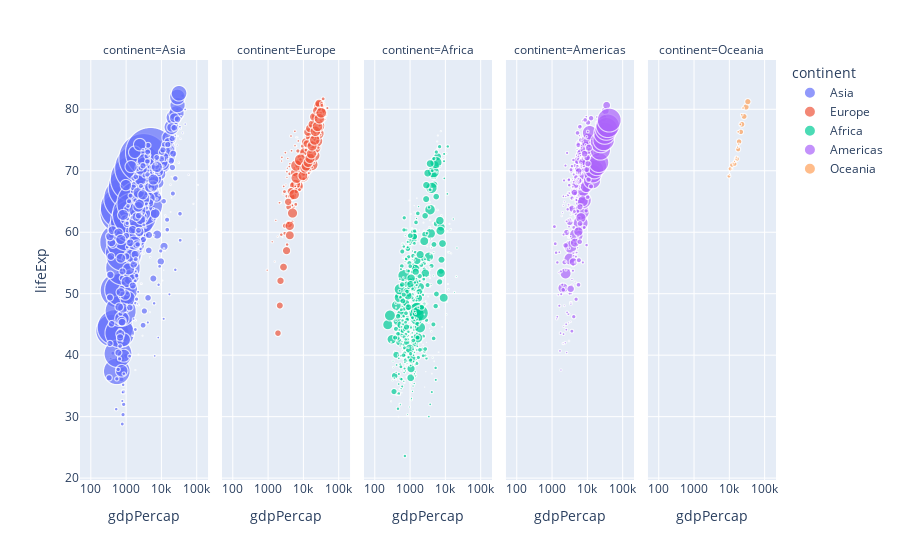

Source (notebook cell):
### Code cell
fig = px.scatter(gapminder_df, x="gdpPercap", y="lifeExp", hover_name="country", color="continent", size="pop", size_max=50, log_x=True, facet_col="continent")
fig.show()

### Figure 1 — Plotly figure (JSON) as saved in the notebook; plotly's stock layout.template omitted (floating-point values rounded to 4 significant figures; data arrays with more than 128 entries replaced by an {"elided": "..."} marker saying what was removed)
{"data": [{"hovertemplate": "<b>%{hovertext}</b><br><br>continent=Asia<br>gdpPercap=%{x}<br>lifeExp=%{y}<br>pop=%{marker.size}<extra></extra>", "hovertext": {"elided": "396 str values"}, "legendgroup": "Asia", "marker": {"color": "#636efa", "size": {"elided": "396 int values"}, "sizemode": "area", "sizeref": 527500.0, "symbol": "circle"}, "mode": "markers", "name": "Asia", "showlegend": true, "type": "scattergl", "x": {"elided": "396 float values"}, "xaxis": "x", "y": {"elided": "396 float values"}, "yaxis": "y"}, {"hovertemplate": "<b>%{hovertext}</b><br><br>continent=Europe<br>gdpPercap=%{x}<br>lifeExp=%{y}<br>pop=%{marker.size}<extra></extra>", "hovertext": {"elided": "360 str values"}, "legendgroup": "Europe", "marker": {"color": "#EF553B", "size": {"elided": "360 int values"}, "sizemode": "area", "sizeref": 527500.0, "symbol": "circle"}, "mode": "markers", "name": "Europe", "showlegend": true, "type": "scattergl", "x": {"elided": "360 float values"}, "xaxis": "x2", "y": {"elided": "360 float values"}, "yaxis": "y2"}, {"hovertemplate": "<b>%{hovertext}</b><br><br>continent=Africa<br>gdpPercap=%{x}<br>lifeExp=%{y}<br>pop=%{marker.size}<extra></extra>", "hovertext": {"elided": "624 str values"}, "legendgroup": "Africa", "marker": {"color": "#00cc96", "size": {"elided": "624 int values"}, "sizemode": "area", "sizeref": 527500.0, "symbol": "circle"}, "mode": "markers", "name": "Africa", "showlegend": true, "type": "scattergl", "x": {"elided": "624 float values"}, "xaxis": "x3", "y": {"elided": "624 float values"}, "yaxis": "y3"}, {"hovertemplate": "<b>%{hovertext}</b><br><br>continent=Americas<br>gdpPercap=%{x}<br>lifeExp=%{y}<br>pop=%{marker.size}<extra></extra>", "hovertext": {"elided": "300 str values"}, "legendgroup": "Americas", "marker": {"color": "#ab63fa", "size": {"elided": "300 int values"}, "sizemode": "area", "sizeref": 527500.0, "symbol": "circle"}, "mode": "markers", "name": "Americas", "showlegend": true, "type": "scattergl", "x": {"elided": "300 float values"}, "xaxis": "x4", "y": {"elided": "300 float values"}, "yaxis": "y4"}, {"hovertemplate": "<b>%{hovertext}</b><br><br>continent=Oceania<br>gdpPercap=%{x}<br>lifeExp=%{y}<br>pop=%{marker.size}<extra></extra>", "hovertext": ["Australia", "Australia", "Australia", "Australia", "Australia", "Australia", "Australia", "Australia", "Australia", "Australia", "Australia", "Australia", "New Zealand", "New Zealand", "New Zealand", "New Zealand", "New Zealand", "New Zealand", "New Zealand", "New Zealand", "New Zealand", "New Zealand", "New Zealand", "New Zealand"], "legendgroup": "Oceania", "marker": {"color": "#FFA15A", "size": [8691212, 9712569, 10794968, 11872264, 13177000, 14074100, 15184200, 16257249, 17481977, 18565243, 19546792, 20434176, 1994794, 2229407, 2488550, 2728150, 2929100, 3164900, 3210650, 3317166, 3437674, 3676187, 3908037, 4115771], "sizemode": "area", "sizeref": 527500.0, "symbol": "circle"}, "mode": "markers", "name": "Oceania", "showlegend": true, "type": "scattergl", "x": [10040.0, 10950.0, 12220.0, 14530.0, 16790.0, 18330.0, 19480.0, 21890.0, 23420.0, 27000.0, 30690.0, 34440.0, 10560.0, 12250.0, 13180.0, 14460.0, 16050.0, 16230.0, 17630.0, 19010.0, 18360.0, 21050.0, 23190.0, 25190.0], "xaxis": "x5", "y": [69.12, 70.33, 70.93, 71.1, 71.93, 73.49, 74.74, 76.32, 77.56, 78.83, 80.37, 81.23, 69.39, 70.26, 71.24, 71.52, 71.89, 72.22, 73.84, 74.32, 76.33, 77.55, 79.11, 80.2], "yaxis": "y5"}], "layout": {"annotations": [{"font": {}, "showarrow": false, "text": "continent=Asia", "x": 0.092, "xanchor": "center", "xref": "paper", "y": 1, "yanchor": "bottom", "yref": "paper"}, {"font": {}, "showarrow": false, "text": "continent=Europe", "x": 0.296, "xanchor": "center", "xref": "paper", "y": 1, "yanchor": "bottom", "yref": "paper"}, {"font": {}, "showarrow": false, "text": "continent=Africa", "x": 0.5, "xanchor": "center", "xref": "paper", "y": 1, "yanchor": "bottom", "yref": "paper"}, {"font": {}, "showarrow": false, "text": "continent=Americas", "x": 0.704, "xanchor": "center", "xref": "paper", "y": 1, "yanchor": "bottom", "yref": "paper"}, {"font": {}, "showarrow": false, "text": "continent=Oceania", "x": 0.908, "xanchor": "center", "xref": "paper", "y": 1, "yanchor": "bottom", "yref": "paper"}], "legend": {"itemsizing": "constant", "title": {"text": "continent"}, "tracegroupgap": 0}, "margin": {"t": 60}, "xaxis": {"anchor": "y", "domain": [0, 0.184], "title": {"text": "gdpPercap"}, "type": "log"}, "xaxis2": {"anchor": "y2", "domain": [0.204, 0.388], "matches": "x", "title": {"text": "gdpPercap"}, "type": "log"}, "xaxis3": {"anchor": "y3", "domain": [0.408, 0.592], "matches": "x", "title": {"text": "gdpPercap"}, "type": "log"}, "xaxis4": {"anchor": "y4", "domain": [0.612, 0.796], "matches": "x", "title": {"text": "gdpPercap"}, "type": "log"}, "xaxis5": {"anchor": "y5", "domain": [0.816, 1], "matches": "x", "title": {"text": "gdpPercap"}, "type": "log"}, "yaxis": {"anchor": "x", "domain": [0, 1], "title": {"text": "lifeExp"}}, "yaxis2": {"anchor": "x2", "domain": [0, 1], "matches": "y", "showticklabels": false}, "yaxis3": {"anchor": "x3", "domain": [0, 1], "matches": "y", "showticklabels": false}, "yaxis4": {"anchor": "x4", "domain": [0, 1], "matches": "y", "showticklabels": false}, "yaxis5": {"anchor": "x5", "domain": [0, 1], "matches": "y", "showticklabels": false}}}
